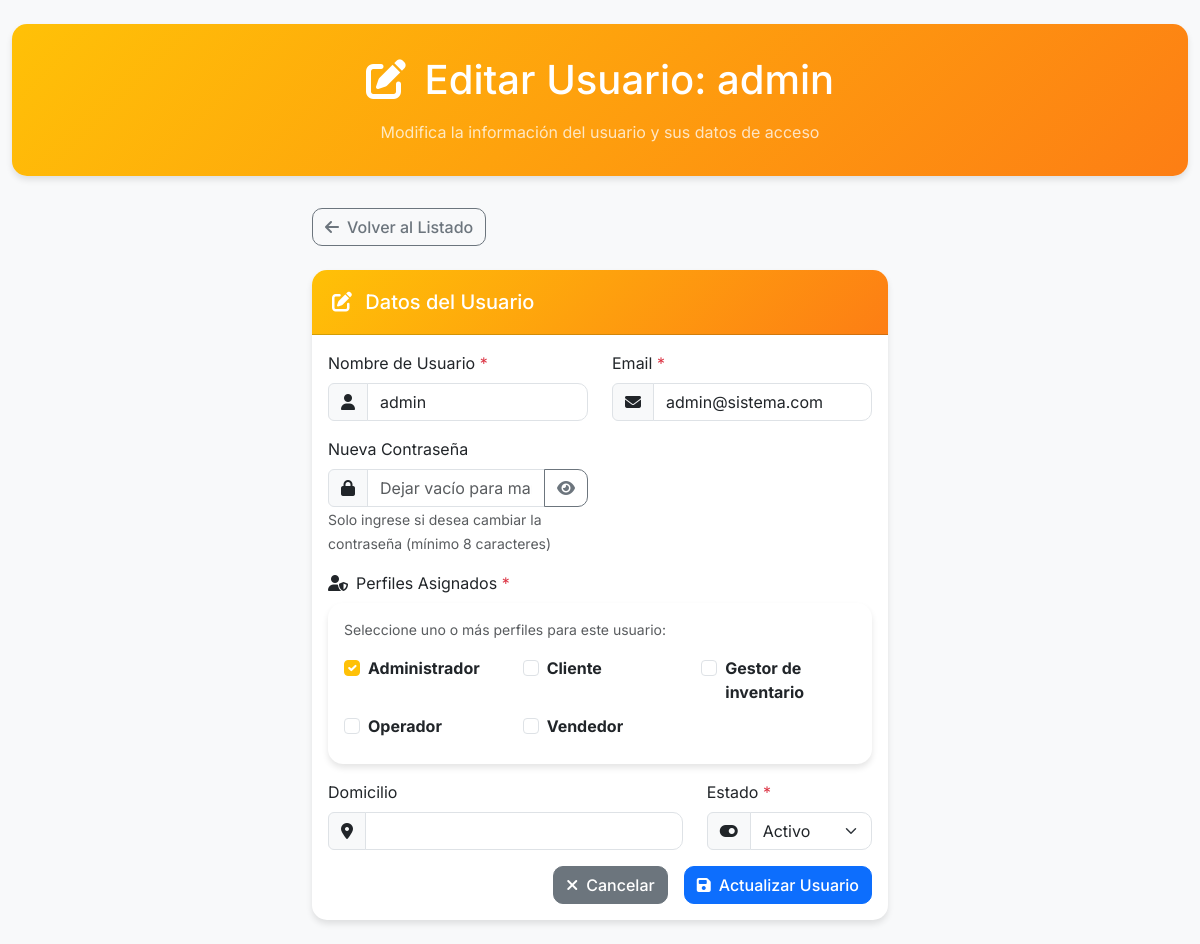
/controllers/UsuarioController.php?a=editar&id=1 (signed in), run on the app's committed database.
### tables this page shows
CREATE TABLE `usuarios` (
  `id` int(11) NOT NULL,
  `persona_id` int(11) NOT NULL,
  `nombre_usuario` varchar(50) NOT NULL,
  `email` varchar(150) NOT NULL,
  `password` varchar(255) NOT NULL,
  `domicilio` varchar(200) DEFAULT NULL,
  `ultimo_acceso` datetime DEFAULT NULL,
  `intentos_fallidos` int(11) NOT NULL DEFAULT 0,
  `bloqueado_hasta` datetime DEFAULT NULL,
  `activo` tinyint(1) NOT NULL DEFAULT 1,
  `fecha_creacion` timestamp NOT NULL DEFAULT current_timestamp()
);

CREATE TABLE `perfiles` (
  `id` int(11) NOT NULL,
  `nombre` varchar(45) NOT NULL,
  `estado` tinyint(1) NOT NULL DEFAULT 1 COMMENT 'Estado del perfil: 1=Activo, 0=Inactivo'
);

### controllers/BaseController.php (called while the page is built, shortened)
<?php
class BaseController {
    protected function render($vista, $datos = []) {
        extract($datos);
        include $vista;
    }
}
?>

### config/database.php (called while the page is built)
<?php
class Database {
    private static $instance = null;
    private $connection;
    private $host = 'localhost';
    private $dbname = 'premoldeado';
    private $username = 'root';
    private $password = '';
    public static function getInstance() {
        if (self::$instance === null) {
            self::$instance = new self();
        }
        return self::$instance;
    }
    private function __construct() {
        try {
            $this->connection = new PDO(
                "mysql:host={$this->host};dbname={$this->dbname};charset=utf8mb4",
                $this->username,
                $this->password,
                [
                    PDO::ATTR_ERRMODE => PDO::ERRMODE_EXCEPTION,
                    PDO::ATTR_DEFAULT_FETCH_MODE => PDO::FETCH_ASSOC,
                    PDO::ATTR_EMULATE_PREPARES => false
                ]
            );
        } catch (PDOException $e) {
            die("Error de conexión: " . $e->getMessage());
        }
    }
    public function getConnection() {
        return $this->connection;
    }
}
?>

### models/Usuario.php (called while the page is built, shortened)
<?php
require_once __DIR__ . '/../config/database.php';
class Usuario {
    private $db;
    public function __construct() {
        $this->db = Database::getInstance()->getConnection();
    }
    public function obtenerPorId($id) {
        try {
            $sql = "SELECT
                        u.persona_id as id,
                        u.nombre_usuario,
                        u.email,
                        u.domicilio,
                        u.activo,
                        u.ultimo_acceso,
                        u.fecha_creacion,
                        -- Obtener todos los perfiles del usuario
                        COALESCE(
                            (SELECT GROUP_CONCAT(p.nombre ORDER BY p.nombre SEPARATOR ', ')
                             FROM perfiles p
                             INNER JOIN usuarios_perfiles up ON p.id = up.perfil_id
                             WHERE up.usuario_id = u.id AND up.activo = 1 AND p.estado = 1),
                            'Sin perfiles'
                        ) as perfil_nombre
                    FROM usuarios u
                    WHERE u.persona_id = ?";
            $stmt = $this->db->prepare($sql);
            $stmt->execute([$id]);
            return $stmt->fetch(PDO::FETCH_ASSOC);
        } catch (PDOException $e) {
            error_log("Error al obtener usuario por ID: " . $e->getMessage());
            return false;
        }
    }
    public function obtenerPerfiles() {
        try {
            $sql = "SELECT id, nombre FROM perfiles WHERE estado = 1 ORDER BY nombre";
            $stmt = $this->db->prepare($sql);
            $stmt->execute();
            return $stmt->fetchAll(PDO::FETCH_ASSOC);
        } catch (PDOException $e) {
            error_log("Error al obtener perfiles: " . $e->getMessage());
            return [];
        }
    }
}
?>

### views/pages/usuarios/editar_usuario.php (the view, shortened to what this page needs)
<!DOCTYPE html>
<html lang="es">
<head>
    <?php
    include_once __DIR__ . '/../../components/common-styles.php';
    ?>
</head>
<body>
    <div class="container-fluid py-4">
        <div class="page-header text-center">
            <h1 class="mb-3">
                <i class="fas fa-edit me-2"></i>
                Editar Usuario: <?= htmlspecialchars($usuario['nombre_usuario'] ?? 'Usuario') ?>
            </h1>
            <p class="mb-0 opacity-75">Modifica la información del usuario y sus datos de acceso</p>
        </div>
        <div class="row justify-content-center">
            <div class="col-md-8 col-lg-6">
                <div class="d-flex justify-content-between align-items-center mb-4">
                    <a href="/Sistema_Premoldeado/controllers/UsuarioController.php?a=list" class="btn btn-outline-secondary">
                        <i class="fas fa-arrow-left me-2"></i>Volver al Listado
                    </a>
                </div>
                <div class="card">
                    <div class="card-header">
                        <h5 class="card-title mb-0">
                            <i class="fas fa-edit me-2"></i>
                            Datos del Usuario
                        </h5>
                    </div>
                    <div class="card-body">
                        <form action="/Sistema_Premoldeado/controllers/UsuarioController.php?a=actualizar&id=<?= $usuario['id'] ?>" method="POST" id="formEditarUsuario">
                            <div class="row">
                                <div class="col-md-6 mb-3">
                                    <label for="nombre_usuario" class="form-label">
                                        Nombre de Usuario <span class="text-danger">*</span>
                                    </label>
                                    <div class="input-group">
                                        <span class="input-group-text">
                                            <i class="fas fa-user"></i>
                                        </span>
                                        <input type="text"
                                               class="form-control"
                                               id="nombre_usuario"
                                               name="nombre_usuario"
                                               value="<?= htmlspecialchars($usuario['nombre_usuario']) ?>"
                                               required
                                               minlength="3"
                                               maxlength="50">
                                    </div>
                                </div>
                                <div class="col-md-6 mb-3">
                                    <label for="email" class="form-label">
                                        Email <span class="text-danger">*</span>
                                    </label>
                                    <div class="input-group">
                                        <span class="input-group-text">
                                            <i class="fas fa-envelope"></i>
                                        </span>
                                        <input type="email"
                                               class="form-control"
                                               id="email"
                                               name="email"
                                               value="<?= htmlspecialchars($usuario['email']) ?>"
                                               required
                                               maxlength="150">
                                    </div>
                                </div>
                                <div class="col-md-6 mb-3">
                                    <label for="password" class="form-label">Nueva Contraseña</label>
                                    <div class="input-group">
                                        <span class="input-group-text">
                                            <i class="fas fa-lock"></i>
                                        </span>
                                        <input type="password"
                                               class="form-control"
                                               id="password"
                                               name="password"
                                               placeholder="Dejar vacío para mantener actual">
                                        <button class="btn btn-outline-secondary"
                                                type="button"
                                                onclick="togglePassword('password')">
                                            <i class="fas fa-eye" id="eye-password"></i>
                                        </button>
                                    </div>
                                    <small class="form-text text-muted">
                                        Solo ingrese si desea cambiar la contraseña (mínimo 8 caracteres)
                                    </small>
                                </div>
                                <div class="col-12 mb-3">
                                    <label class="form-label">
                                        <i class="fas fa-user-shield me-2"></i>Perfiles Asignados <span class="text-danger">*</span>
                                    </label>
                                    <div class="card border-light">
                                        <div class="card-body">
                                            <p class="text-muted small mb-3">Seleccione uno o más perfiles para este usuario:</p>
                                            <div class="row">
                                                <?php if (!empty($perfiles) && is_array($perfiles)): ?>
                                                    <?php foreach ($perfiles as $perfil): ?>
                                                        <?php
                                                        $isChecked = isset($perfiles_asignados) && in_array($perfil['id'], $perfiles_asignados);
                                                        ?>
                                                        <div class="col-md-6 col-lg-4 mb-2">
                                                            <div class="form-check">
                                                                <input class="form-check-input"
                                                                       type="checkbox"
                                                                       name="perfiles_ids[]"
                                                                       value="<?= htmlspecialchars($perfil['id']) ?>"
                                                                       id="perfil_<?= htmlspecialchars($perfil['id']) ?>"
                                                                       <?= $isChecked ? 'checked' : '' ?>>
                                                                <label class="form-check-label" for="perfil_<?= htmlspecialchars($perfil['id']) ?>">
                                                                    <strong><?= htmlspecialchars($perfil['nombre']) ?></strong>
                                                                </label>
                                                            </div>
                                                        </div>
                                                    <?php endforeach; ?>
                                                <?php endif; ?>
                                            </div>
                                        </div>
                                    </div>
                                </div>
                                <div class="col-md-8 mb-3">
                                    <label for="domicilio" class="form-label">Domicilio</label>
                                    <div class="input-group">
                                        <span class="input-group-text">
                                            <i class="fas fa-map-marker-alt"></i>
                                        </span>
                                        <input type="text"
                                               class="form-control"
                                               id="domicilio"
                                               name="domicilio"
                                               value="<?= htmlspecialchars($usuario['domicilio'] ?? '') ?>"
                                               maxlength="200">
                                    </div>
                                </div>
                                <div class="col-md-4 mb-3">
                                    <label for="activo" class="form-label">
                                        Estado <span class="text-danger">*</span>
                                    </label>
                                    <div class="input-group">
                                        <span class="input-group-text">
                                            <i class="fas fa-toggle-on"></i>
                                        </span>
                                        <select class="form-select" id="activo" name="activo" required>
                                            <option value="1" <?= $usuario['activo'] == 1 ? 'selected' : '' ?>>Activo</option>
                                        </select>
                                    </div>
                                </div>
                            </div>
                            <div class="row">
                                <div class="col-12">
                                    <div class="d-grid gap-2 d-md-flex justify-content-md-end">
                                        <a href="/Sistema_Premoldeado/controllers/UsuarioController.php?a=list"
                                           class="btn btn-secondary me-md-2">
                                            <i class="fas fa-times me-2"></i>Cancelar
                                        </a>
                                        <button type="submit" class="btn btn-primary">
                                            <i class="fas fa-save me-2"></i>Actualizar Usuario
                                        </button>
                                    </div>
                                </div>
                            </div>
                        </form>
                    </div>
                </div>
            </div>
        </div>
    </div>
</body>
</html>

### assets/css/datatables-custom.css (style rules this page uses)
body { background-color: #f8f9fa; font-family: 'Inter', -apple-system, BlinkMacSystemFont, sans-serif; }
.page-header { background: linear-gradient(135deg, #6f42c1 0%, #007bff 100%); color: white; border-radius: 15px; padding: 2rem; margin-bottom: 2rem; box-shadow: 0 4px 6px rgba(0,0,0,0.1); }
.page-header h1 { margin-bottom: 1rem; }
.page-header p { margin-bottom: 0; opacity: 0.75; }
.card { border: none; border-radius: 15px; box-shadow: 0 4px 6px rgba(0,0,0,0.1); }
.card-header { background: linear-gradient(135deg, #007bff, #0056b3); color: white; border-radius: 15px 15px 0 0 !important; padding: 1.25rem; }
.card-header h5 { margin-bottom: 0; }
.btn { border-radius: 10px; font-weight: 500; }
.card { animation: fadeIn 0.3s ease-out; }

### views/components/common-styles.php (style rules this page uses)
:root { --primary-color: #007bff; --secondary-color: #6f42c1; --success-color: #198754; --danger-color: #dc3545; --warning-color: #ffc107; --info-color: #0dcaf0; --light-color: #f8f9fa; --dark-color: #212529; --border-radius: 10px; --box-shadow: 0 4px 6px rgba(0,0,0,0.1); --transition: all 0.2s ease; }
body { visibility: visible !important; }

### views/pages/usuarios/editar_usuario.php (style rules this page uses)
body { background-color: #f8f9fa; font-family: 'Inter', -apple-system, BlinkMacSystemFont, sans-serif; }
.page-header { background: linear-gradient(135deg, #ffc107 0%, #fd7e14 100%); color: white; border-radius: 15px; padding: 2rem; margin-bottom: 2rem; box-shadow: 0 4px 6px rgba(0,0,0,0.1); }
.card { border: none; border-radius: 15px; box-shadow: 0 4px 6px rgba(0,0,0,0.1); }
.card-header { background: linear-gradient(135deg, #ffc107, #fd7e14); color: white; border-radius: 15px 15px 0 0 !important; padding: 1.25rem; }
.btn { border-radius: 10px; font-weight: 500; }
.form-control, .form-select { border-radius: 10px; border: 1px solid #dee2e6; }
.form-check-input:checked { background-color: #ffc107; border-color: #ffc107; }

### data on the page
usuarios: nombre_usuario "admin", email "admin@sistema.com", activo "Activo"
perfiles: id "☑", nombre "Administrador"
perfiles: nombre "Cliente"
perfiles: nombre "Gestor de inventario"
perfiles: nombre "Operador"
perfiles: nombre "Vendedor"
